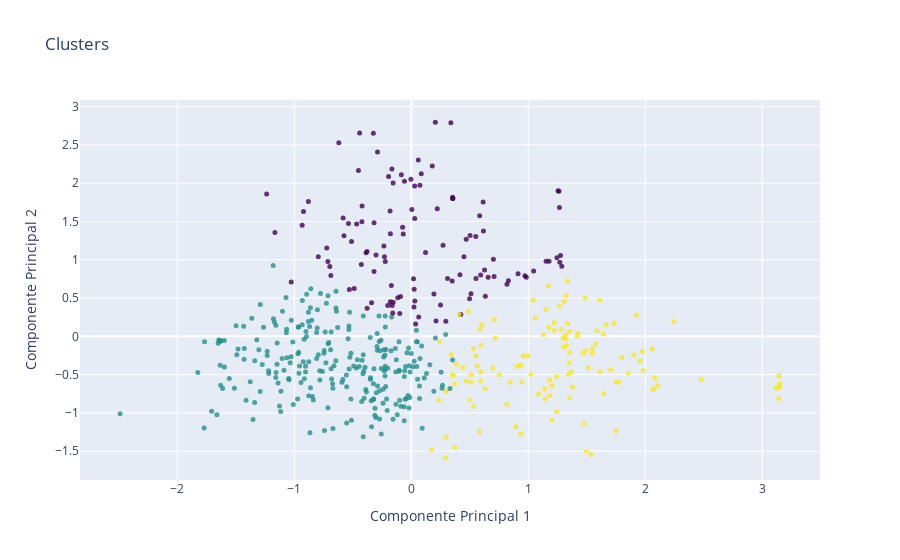

Notebook source saved alongside this figure:
### Code cell
from sklearn.decomposition import PCA

# Reducción de dimensionalidad con PCA a 2D
pca = PCA(n_components=2, random_state=0)
embeddings_2d = pca.fit_transform(df_train)

# Agregar los resultados de la clusterización al DataFrame original
df_train['Clusters'] = labels
df_features['Clusters'] = labels

# Crear una figura 2D interactiva con Plotly
fig = go.Figure(data=[go.Scatter(
    x=embeddings_2d[:, 0],
    y=embeddings_2d[:, 1],
    mode='markers',
    marker=dict(
        size=5,
        color=labels,
        colorscale='Viridis',
        opacity=0.8
    )
)])

# Configurar el título y los ejes
fig.update_layout(
    title='Clusters',
    xaxis_title='Componente Principal 1',
    yaxis_title='Componente Principal 2'
)

# Mostrar la figura
fig.show()

### Figure 1 — Plotly figure (JSON) as saved in the notebook; plotly's stock layout.template omitted (floating-point values rounded to 4 significant figures; data arrays with more than 128 entries replaced by an {"elided": "..."} marker saying what was removed)
{"data": [{"marker": {"color": {"elided": "487 int values"}, "colorscale": [[0, "#440154"], [0.1111, "#482878"], [0.2222, "#3e4989"], [0.3333, "#31688e"], [0.4444, "#26828e"], [0.5556, "#1f9e89"], [0.6667, "#35b779"], [0.7778, "#6ece58"], [0.8889, "#b5de2b"], [1, "#fde725"]], "opacity": 0.8, "size": 5}, "mode": "markers", "type": "scatter", "x": {"elided": "487 float values"}, "y": {"elided": "487 float values"}}], "layout": {"title": {"text": "Clusters"}, "xaxis": {"title": {"text": "Componente Principal 1"}}, "yaxis": {"title": {"text": "Componente Principal 2"}}}}
